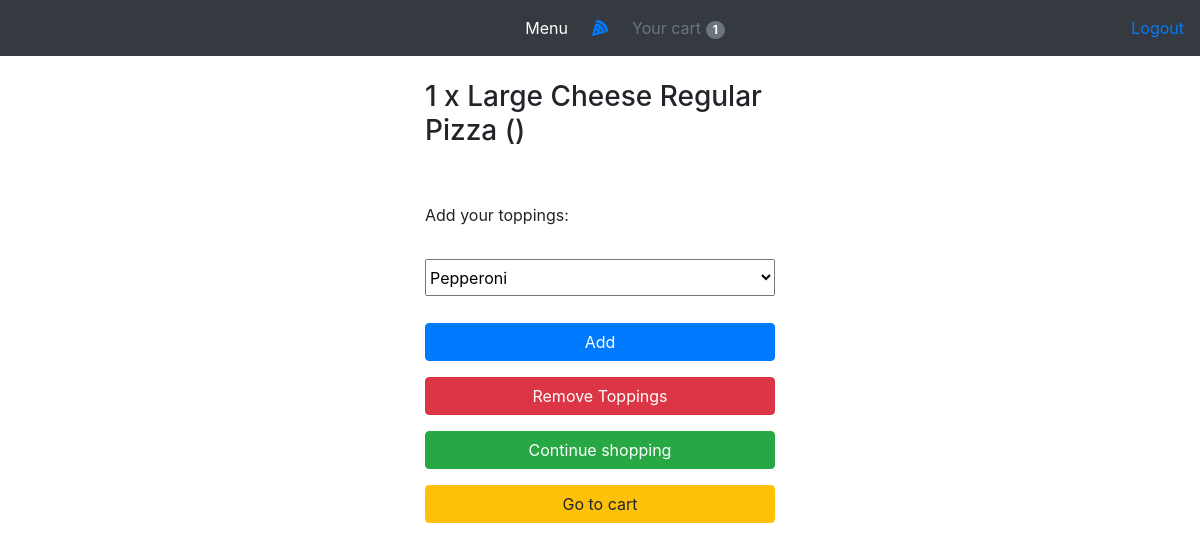
/35 (signed in), run on an earlier commit of the app's database.
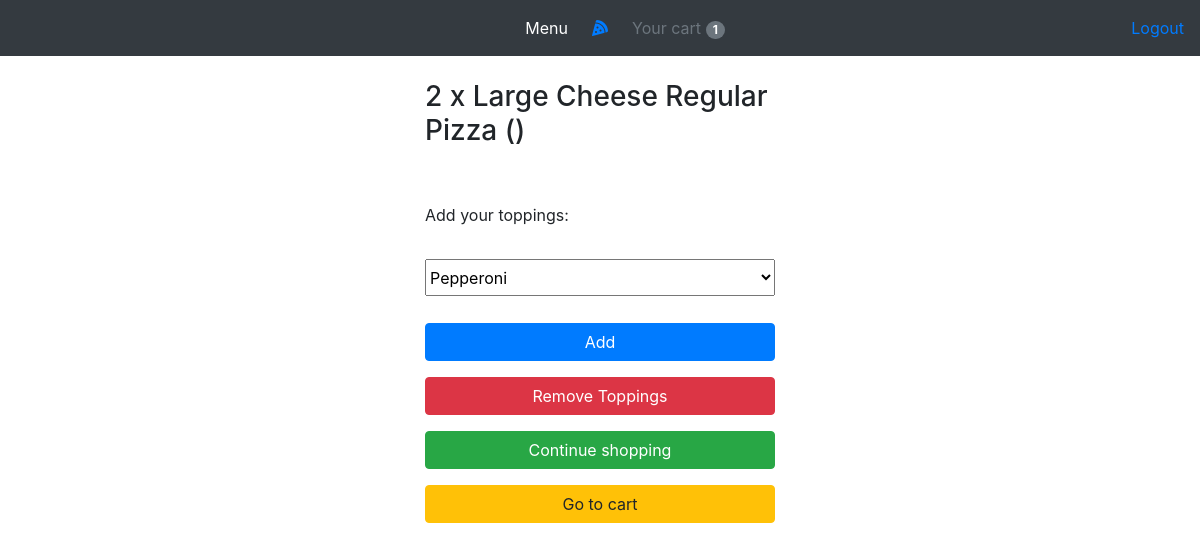
And on a later commit of the database.
### orders/models.py (models this page shows, shortened)
class OrderItem(models.Model):
	SIZE_CHOICES = [
		('Large', 'Large'),
		('Small', 'Small')
	]
	user = models.ForeignKey(settings.AUTH_USER_MODEL, on_delete=models.CASCADE)
	ordered = models.BooleanField(default=False)
	item = models.ForeignKey(Item, on_delete=models.CASCADE)
	size = models.CharField(max_length=5, choices=SIZE_CHOICES, blank=True, null=True)
	quantity = models.IntegerField(default=1)
	def __str__(self):
		if (self.item.has_sizes == True) and (self.item.category == 'Regular Pizza' or self.item.category == 'Sicilian Pizza'):
			toppings_added = ", ".join(str(t) for t in self.toppings.all())
			return '%s x %s %s %s (%s)' % (self.quantity, self.size, self.item.title, self.item.category, toppings_added)
		else:
			return '%s x %s' % (self.quantity, self.item.title)

class Item(models.Model):
	title = models.CharField(max_length=100)
	price = models.DecimalField(max_digits=4, decimal_places=2, blank=True, null=True)
	price_small = models.DecimalField(max_digits=4, decimal_places=2, blank=True, null=True)
	has_sizes = models.BooleanField(default=False)
	category = models.CharField(choices=CATEGORY_CHOICES, max_length=16)
	label = models.CharField(choices=LABEL_CHOICES, max_length=1, default='P')
	slug = models.SlugField()
	slug_small = models.SlugField(blank=True, null=True)

### orders/views.py (the view)
# urls.py: path('<int:order_item_id>', order_item, name='order_item'),
@login_required
def order_item(request, order_item_id):
    try:
        order_item = OrderItem.objects.get(pk=order_item_id)
    except ObjectDoesNotExist:
        messages.error(self.request, "Order Item does not exist.")
        return redirect("/")
    context = {
        "order_item": order_item,
        "toppings": Topping.objects.all()
    }
    return render(request, "orders/order_item.html", context)

### orders/templatetags/cart_template_tags.py (called while the page is built)
@register.filter
def cart_item_count(user):
    if user.is_authenticated:
        qs = Order.objects.filter(user=user, ordered=False)
        if qs.exists():
            return qs[0].items.count()
    return 0

### orders/templates/orders/order_item.html (shortened to what this page needs)
{% extends "orders/base.html" %}
{% block login %}
    <h3>{{ order_item }}</h3>
    <br><br>
    <form action="{% url 'add_topping' order_item.id %}" method="post">
        <div class="form-group">
            <label for="toppings">Add your toppings:</label>
            <br><br>
            <div class="input-group mb-3">
                <select class="w-100" name="topping" id="topping">
                    {% for topping in toppings %}
                        <option value="{{ topping.id }}">{{ topping.title }}</option>
                    {% endfor %}
                </select>
                <br><br>
            </div>
            <input type="submit" value="Add" class="btn btn-primary btn-md my-0 p mb-3 btn-block">
        </div>
    </form>
    <form action="{% url 'remove_toppings' order_item.id %}" method="post">
        <div class="form-group">
            <input type="submit" value="Remove Toppings" class="btn btn-danger btn-md my-0 p btn-block">
        </div>
    </form>
    <div class="form-group">
        <a href="/" class="btn btn-success btn-block mb-3" >Continue shopping</a>
        <a href="/order-summary" class="btn btn-warning btn-block" role="button">Go to cart</a>
    </div>
{% endblock %}

What changed in the data, as far as the page shows it:
changed OrderItem: item+id+quantity "1 x Large Cheese Regular Pizza ()" → "2 x Large Cheese Regular Pizza ()"
